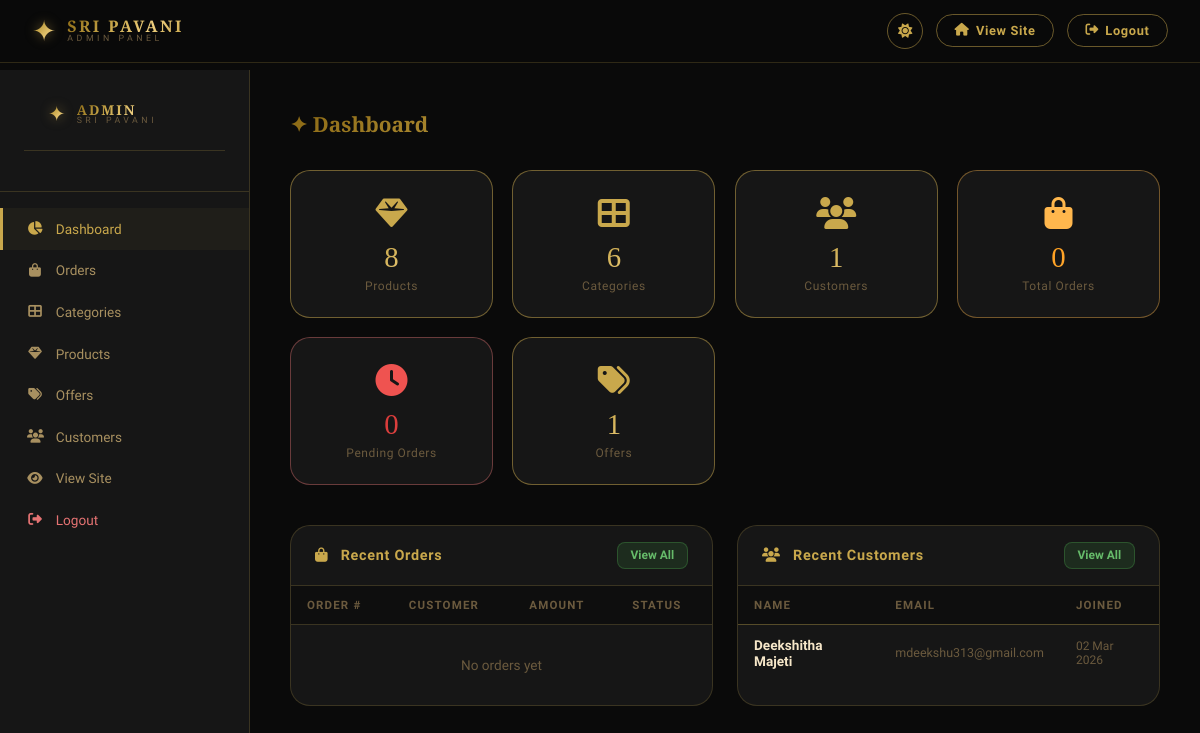
Page /admin (signed in) on the earlier database version.
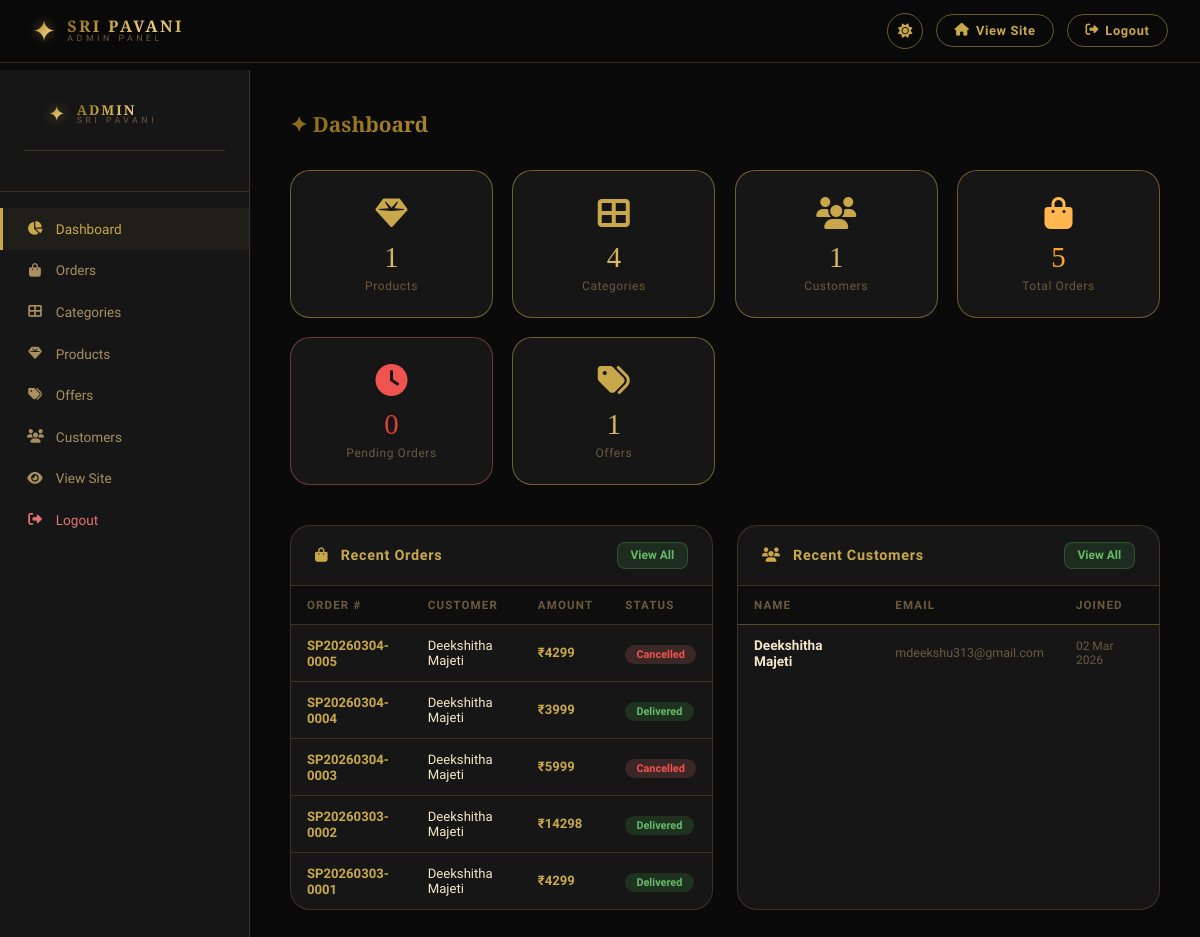
Same page on the later database version.
### app.py (models this page shows, shortened)
class User(UserMixin, db.Model):
    id            = db.Column(db.Integer, primary_key=True)
    name          = db.Column(db.String(150), nullable=False)
    email         = db.Column(db.String(150), unique=True, nullable=False)
    phone         = db.Column(db.String(20))
    dob           = db.Column(db.String(20))
    gender        = db.Column(db.String(10))
    address       = db.Column(db.Text)
    city          = db.Column(db.String(100))
    state         = db.Column(db.String(100))
    pincode       = db.Column(db.String(10))
    password_hash = db.Column(db.String(256))
    is_admin      = db.Column(db.Boolean, default=False)
    created_at    = db.Column(db.DateTime, default=datetime.utcnow)
    cart_items    = db.relationship('CartItem', backref='user', lazy=True)
    orders        = db.relationship('Order', backref='user', lazy=True)

class Order(db.Model):
    id                 = db.Column(db.Integer, primary_key=True)
    user_id            = db.Column(db.Integer, db.ForeignKey('user.id'), nullable=False)
    order_number       = db.Column(db.String(20), unique=True, nullable=False)
    total              = db.Column(db.Float, nullable=False)
    payment_method     = db.Column(db.String(30), nullable=False)
    status             = db.Column(db.String(20), default='pending')
    delivery_name      = db.Column(db.String(150))
    delivery_phone     = db.Column(db.String(20))
    delivery_address   = db.Column(db.Text)
    delivery_city      = db.Column(db.String(100))
    delivery_state     = db.Column(db.String(100))
    delivery_pincode   = db.Column(db.String(10))
    estimated_delivery = db.Column(db.String(100), default='5-7 business days')
    admin_note         = db.Column(db.Text)
    created_at         = db.Column(db.DateTime, default=datetime.utcnow)
    items              = db.relationship('OrderItem', backref='order', lazy=True)

### app.py (the view)
@app.route('/admin')
@login_required
@admin_required
def admin_dashboard():
    total_products   = Product.query.count()
    total_users      = User.query.filter_by(is_admin=False).count()
    total_categories = Category.query.count()
    total_offers     = Offer.query.count()
    total_orders     = Order.query.count()
    pending_orders   = Order.query.filter_by(status='pending').count()
    recent_orders    = Order.query.order_by(Order.created_at.desc()).limit(5).all()
    recent_users     = User.query.filter_by(is_admin=False).order_by(User.created_at.desc()).limit(5).all()
    return render_template('admin/dashboard.html',
                           total_products=total_products, total_users=total_users,
                           total_categories=total_categories, total_offers=total_offers,
                           total_orders=total_orders, pending_orders=pending_orders,
                           recent_orders=recent_orders, recent_users=recent_users)

### app.py (called while the page is built)
@login_manager.user_loader
def load_user(user_id):
    return User.query.get(int(user_id))

def admin_required(f):
    from functools import wraps
    @wraps(f)
    def decorated(*args, **kwargs):
        if not current_user.is_authenticated or not current_user.is_admin:
            flash('Admin access required', 'error')
            return redirect(url_for('login'))
        return f(*args, **kwargs)
    return decorated

### templates/admin/dashboard.html (shortened to what this page needs)
{% extends "admin/base_admin.html" %}
{% block content %}
<h1 class="admin-page-title">✦ Dashboard</h1>
<div class="stats-grid">
  <div class="stat-card">
    <div class="stat-icon"><i class="fas fa-gem"></i></div>
    <div class="stat-number">{{ total_products }}</div>
    <div class="stat-label">Products</div>
  </div>
  <div class="stat-card">
    <div class="stat-icon"><i class="fas fa-th-large"></i></div>
    <div class="stat-number">{{ total_categories }}</div>
    <div class="stat-label">Categories</div>
  </div>
  <div class="stat-card">
    <div class="stat-icon"><i class="fas fa-users"></i></div>
    <div class="stat-number">{{ total_users }}</div>
    <div class="stat-label">Customers</div>
  </div>
  <div class="stat-card" style="border-color:rgba(255,183,77,.4)">
    <div class="stat-icon" style="color:#ffb74d"><i class="fas fa-shopping-bag"></i></div>
    <div class="stat-number" style="background:linear-gradient(135deg,#ff8f00,#ffb74d);-webkit-background-clip:text;-webkit-text-fill-color:transparent">{{ total_orders }}</div>
    <div class="stat-label">Total Orders</div>
  </div>
  <div class="stat-card" style="border-color:rgba(229,115,115,.4)">
    <div class="stat-icon" style="color:#ef5350"><i class="fas fa-clock"></i></div>
    <div class="stat-number" style="background:linear-gradient(135deg,#c62828,#ef5350);-webkit-background-clip:text;-webkit-text-fill-color:transparent">{{ pending_orders }}</div>
    <div class="stat-label">Pending Orders</div>
  </div>
  <div class="stat-card">
    <div class="stat-icon"><i class="fas fa-tags"></i></div>
    <div class="stat-number">{{ total_offers }}</div>
    <div class="stat-label">Offers</div>
  </div>
</div>
<div style="display:grid;grid-template-columns:1fr 1fr;gap:1.5rem">
  <div class="admin-card">
    <div class="admin-card-header">
      <h3><i class="fas fa-shopping-bag" style="margin-right:.5rem"></i> Recent Orders</h3>
      <a href="{{ url_for('admin_orders') }}" class="btn-sm btn-success">View All</a>
    </div>
    <div style="overflow-x:auto">
      <table class="admin-table">
        <thead><tr><th>Order #</th><th>Customer</th><th>Amount</th><th>Status</th></tr></thead>
        <tbody>
          {% for order in recent_orders %}
          {% set sc = status_colors.get(order.status, ('rgba(100,100,100,.2)','#aaa')) %}
          <tr>
            <td><a href="{{ url_for('admin_order_detail', order_id=order.id) }}" style="color:var(--gold);font-weight:700;font-size:.82rem">{{ order.order_number }}</a></td>
            <td style="font-size:.82rem">{{ order.user.name }}</td>
            <td style="font-weight:700;color:var(--gold);font-size:.82rem">&#8377;{{ "%.0f"|format(order.total) }}</td>
            <td><span style="padding:.2rem .7rem;border-radius:20px;font-size:.68rem;font-weight:700;background:{{ sc[0] }};color:{{ sc[1] }}">{{ order.status.capitalize() }}</span></td>
          </tr>
          {% else %}
          <tr><td colspan="4" style="text-align:center;color:var(--text-muted);padding:2rem">No orders yet</td></tr>
          {% endfor %}
        </tbody>
      </table>
    </div>
  </div>
  <div class="admin-card">
    <div class="admin-card-header">
      <h3><i class="fas fa-users" style="margin-right:.5rem"></i> Recent Customers</h3>
      <a href="{{ url_for('admin_customers') }}" class="btn-sm btn-success">View All</a>
    </div>
    <div style="overflow-x:auto">
      <table class="admin-table">
        <thead><tr><th>Name</th><th>Email</th><th>Joined</th></tr></thead>
        <tbody>
          {% for user in recent_users %}
          <tr>
            <td><strong style="font-size:.85rem">{{ user.name }}</strong></td>
            <td style="font-size:.78rem;color:var(--text-muted)">{{ user.email }}</td>
            <td style="font-size:.75rem;color:var(--text-muted)">{{ user.created_at.strftime('%d %b %Y') }}</td>
          </tr>
          {% else %}
          <tr><td colspan="3" style="text-align:center;color:var(--text-muted);padding:2rem">No customers yet</td></tr>
          {% endfor %}
        </tbody>
      </table>
    </div>
  </div>
</div>
{% endblock %}

Differences in the rows shown:
added Order: order_number "SP20260304-0005", user.name "Deekshitha Majeti", total "4299", status "Cancelled"
added Order: order_number "SP20260304-0004", user.name "Deekshitha Majeti", total "3999", status "Delivered"
added Order: order_number "SP20260304-0003", user.name "Deekshitha Majeti", total "5999", status "Cancelled"
added Order: order_number "SP20260303-0002", user.name "Deekshitha Majeti", total "14298", status "Delivered"
added Order: order_number "SP20260303-0001", user.name "Deekshitha Majeti", total "4299", status "Delivered"
Other differences:
{{ total_products }}: "8" → "1"
{{ total_categories }}: "6" → "4"
{{ total_orders }}: "0" → "5"
text no longer shown: "No orders yet"
